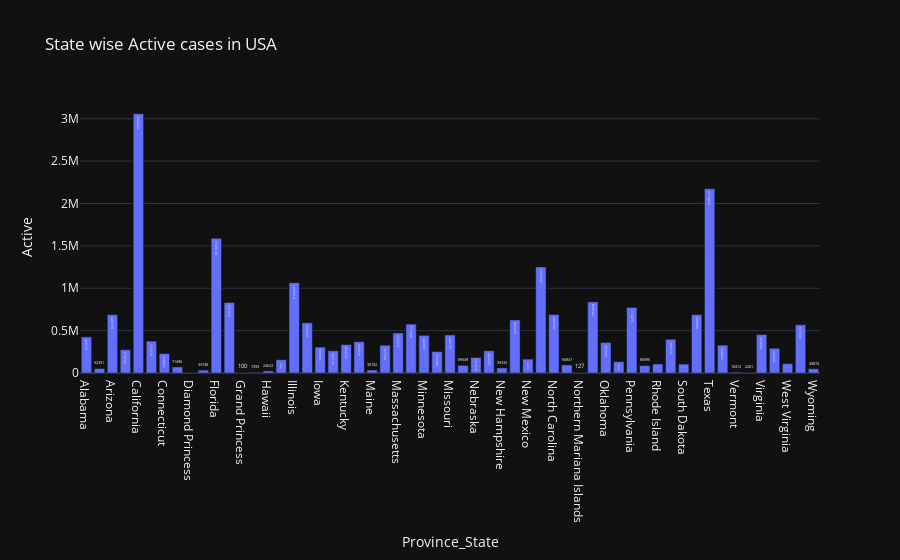

Notebook code cell kept with this figure:
### Markdown cell above
### Plot Province/State Wise Active Cases in USA

### Code cell
import pandas as pd
import plotly.express as px
pio.templates.default = "plotly_dark"
us_data = data[data['Country_Region']=='US'].drop(['Country_Region','Lat', 'Long_'], axis=1)
us_data = us_data[us_data.sum(axis = 1) > 0]
us_data = us_data.groupby(['Province_State'])['Active'].sum().reset_index()
us_data_death = us_data[us_data['Active'] > 0]
state_fig = px.bar(us_data_death, x='Province_State', y='Active', title='State wise Active cases in USA', text='Active')
state_fig.show()

### Figure 1 — Plotly figure (JSON) as saved in the notebook; plotly's stock layout.template omitted (floating-point values rounded to 4 significant figures)
{"data": [{"alignmentgroup": "True", "hovertemplate": "Province_State=%{x}<br>Active=%{text}<extra></extra>", "legendgroup": "", "marker": {"color": "#636efa"}, "name": "", "offsetgroup": "", "orientation": "v", "showlegend": false, "text": [426157, 52351, 688170, 274724, 3060265, 375770, 229022, 71496, 49, 33748, 1589145, 831910, 100, 7393, 24622, 156546, 1065910, 592344, 305995, 262144, 334732, 369876, 35102, 327784, 472274, 577449, 444683, 253449, 449179, 89549, 183478, 262433, 59332, 625429, 163779, 1251932, 689760, 94947, 127, 839186, 359906, 134130, 773075, 86996, 106710, 398119, 104727, 689099, 2174929, 328922, 10412, 2281, 453664, 292022, 110768, 569598, 49874], "textposition": "auto", "type": "bar", "x": ["Alabama", "Alaska", "Arizona", "Arkansas", "California", "Colorado", "Connecticut", "Delaware", "Diamond Princess", "District of Columbia", "Florida", "Georgia", "Grand Princess", "Guam", "Hawaii", "Idaho", "Illinois", "Indiana", "Iowa", "Kansas", "Kentucky", "Louisiana", "Maine", "Maryland", "Massachusetts", "Michigan", "Minnesota", "Mississippi", "Missouri", "Montana", "Nebraska", "Nevada", "New Hampshire", "New Jersey", "New Mexico", "New York", "North Carolina", "North Dakota", "Northern Mariana Islands", "Ohio", "Oklahoma", "Oregon", "Pennsylvania", "Puerto Rico", "Rhode Island", "South Carolina", "South Dakota", "Tennessee", "Texas", "Utah", "Vermont", "Virgin Islands", "Virginia", "Washington", "West Virginia", "Wisconsin", "Wyoming"], "xaxis": "x", "y": [426157, 52351, 688170, 274724, 3060265, 375770, 229022, 71496, 49, 33748, 1589145, 831910, 100, 7393, 24622, 156546, 1065910, 592344, 305995, 262144, 334732, 369876, 35102, 327784, 472274, 577449, 444683, 253449, 449179, 89549, 183478, 262433, 59332, 625429, 163779, 1251932, 689760, 94947, 127, 839186, 359906, 134130, 773075, 86996, 106710, 398119, 104727, 689099, 2174929, 328922, 10412, 2281, 453664, 292022, 110768, 569598, 49874], "yaxis": "y"}], "layout": {"barmode": "relative", "legend": {"tracegroupgap": 0}, "title": {"text": "State wise Active cases in USA"}, "xaxis": {"anchor": "y", "domain": [0, 1], "title": {"text": "Province_State"}}, "yaxis": {"anchor": "x", "domain": [0, 1], "title": {"text": "Active"}}}}
